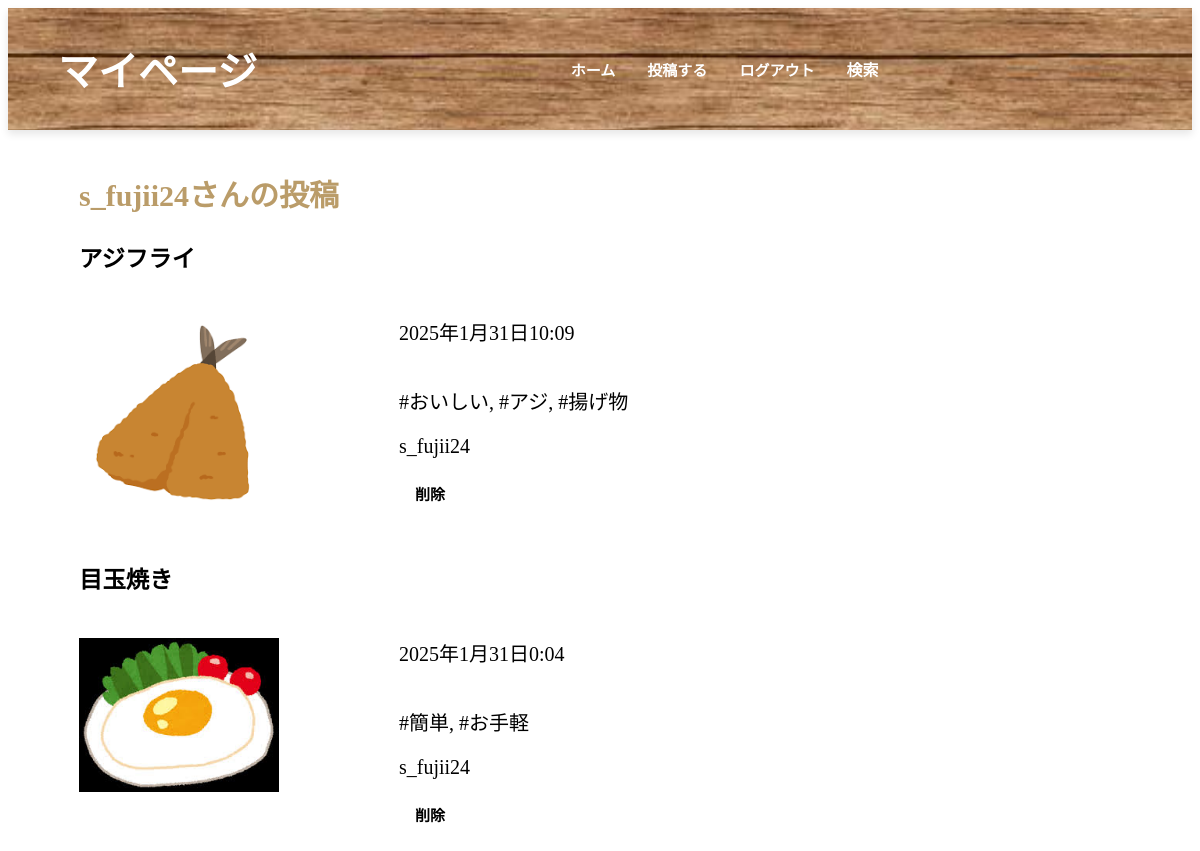
The app's page /mypage/ (signed in), older data.
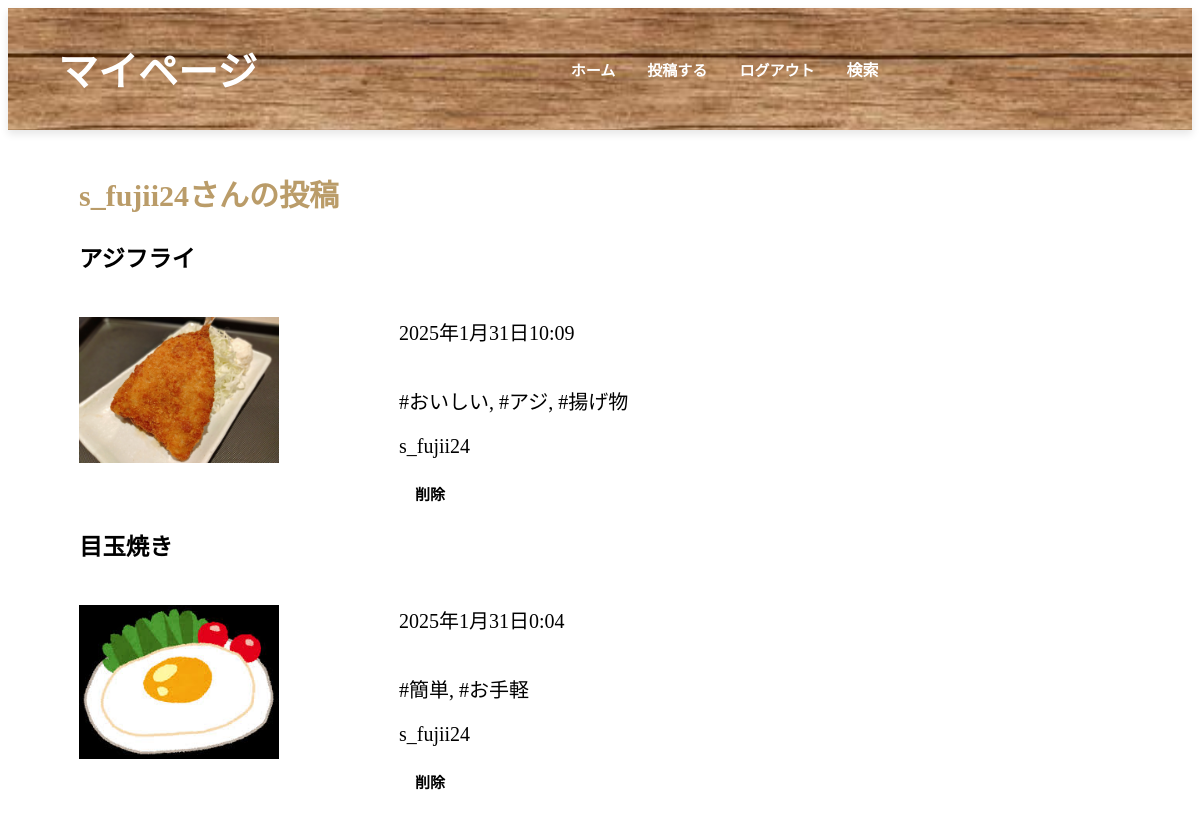
The same page, newer data.
### accounts/models.py (models this page shows)
class CustomUser(AbstractUser):
    pass

### cookapp/models.py (models this page shows, shortened)
class BlogPost(models.Model):
    user = models.ForeignKey(
    get_user_model(),
    on_delete=models.CASCADE,
    verbose_name='ユーザー',
    default=1
    )
    title = models.CharField(
        verbose_name='タイトル',
        max_length=200
    )
    material = models.TextField(
        verbose_name='材料'
    )
    content = models.TextField(
        verbose_name='作り方'
    )
    tags = TaggableManager(
        verbose_name='タグ',
        blank=True
        )
    posted_at = models.DateTimeField(
        verbose_name='投稿日時',
        auto_now_add=True
    )
    image1 = models.ImageField(
    verbose_name='写真',
    upload_to='photos',
    default='photos/default.jpg'
    )

### cookapp/views.py (the view)
# urls.py: path('mypage/', views.MyPageView.as_view(), name='mypage'),
class MyPageView(TemplateView):
    template_name = 'mypage.html'
    def get_context_data(self, **kwargs):
        context = super().get_context_data(**kwargs)
        user = self.request.user
        context['user_posts'] = BlogPost.objects.filter(user=user).order_by('-posted_at')
        return context

### cookapp/templates/mypage.html (shortened to what this page needs)
{% load static %}
<!DOCTYPE html>
<html lang="ja">
<head>
    <link rel="stylesheet" href="{% static 'css/styles.css' %}">
</head>
<body>
    <header>
        <div class="container">
            <h1>マイページ</h1>
            <nav>
                <a href="{% url 'cookapp:index' %}" class="btn btn-link nav-link">ホーム</a>
                <a href="{% url 'cookapp:post_create' %}" class="btn btn-link nav-link">投稿する</a>
                <form action="{% url 'accounts:logout' %}" method="post" class="d-inline">
                    <button type="submit" class="btn btn-link nav-link">ログアウト</button>
                </form>
                <a href="{% url 'cookapp:search' %}" class="text-white">検索</a>
            </nav>
        </div>
    </header>
    <main>
        <section>
            <div class="List_of_posts">
                <h2>{{ user.username }}さんの投稿</h2>
                <ul>
                    {% for post in user_posts %}
                    <div class="post-item">
                        <a href="{% url 'cookapp:blog_detail' post.pk %}">
                            <h3>{{ post.title }}</h3>
                        </a>
                        <div class="post-content">
                            <a href="{% url 'cookapp:blog_detail' post.pk %}" class="image-link">
                                <p><img src="{{ post.image1.url }}" class="imageee" alt="投稿画像"></p>
                            </a>
                            <div class="post-details">
                                <p>{{ post.posted_at }}</p>
                                <p>
                                    {% for tag in post.tags.all %}
                                        <span>#{{ tag.name }}</span>{% if not forloop.last %}, {% endif %}
                                    {% endfor %}
                                </p>
                                <a href="{% url 'cookapp:post_list' %}?user={{ post.user.id }}" class="user-link">{{ post.user.username }}</a>
                                <a href="{% url 'cookapp:post_delete' post.pk %}" class="btn btn-link nav-link delete-link">削除</a>
                            </div>
                        </div>
                    </div>
                    {% endfor %}
                </ul>
            </div>
        </section>
    </main>
</body>
</html>

### static/css/styles.css (style rules this page uses)
header { background-image: url("/static/images/image1.jpg"); background-size: cover; background-position: center; color: white; padding: 2rem 0; text-align: center; box-shadow: 0 4px 8px rgba(0, 0, 0, 0.1); }
header h1 { font-size: 2.5rem; margin: 0; text-align: left; margin-left: 50px; }
nav a { color: white; margin: 0 1rem; text-decoration: none; font-weight: bold; }
nav a.text-white { color: white; margin: 0 1rem; text-decoration: none; font-weight: bold; }
main { padding: 1rem; }
.List_of_posts { font-size: 20px; }
section { margin-left: 55px; }
section h3 { color: black; }
h2 { color: rgb(186, 156, 105); }
ul { list-style-type: none; padding: 0; }
a { text-decoration: none; }
a img { pointer-events: none; }
.image-link { display: inline-block; position: relative; }
.image-link img { display: block; pointer-events: auto; }
form { text-align: center; }
.imageee { width: 200px; height: auto; }
.btn-link { font-size: 15px; color: white; margin: 0 1rem; text-decoration: none; font-weight: bold; background: none; border: none; padding: 0; cursor: pointer; }
.post-content { display: flex; align-items: flex-start; }
.image-link { margin-right: 20px; }
.post-details { display: flex; flex-direction: column; margin-left: 100px; }
a.user-link { color: black; text-decoration: none; }
nav { display: flex; align-items: center; }
header .container { display: flex; justify-content: space-between; align-items: center; }
header nav { margin: 0 auto; }
.nav-link.delete-link { color: black; margin-top: 25px; }

Row changes from the older to the newer data that the page shows:
changed BlogPost "アジフライ": image1: a different picture
